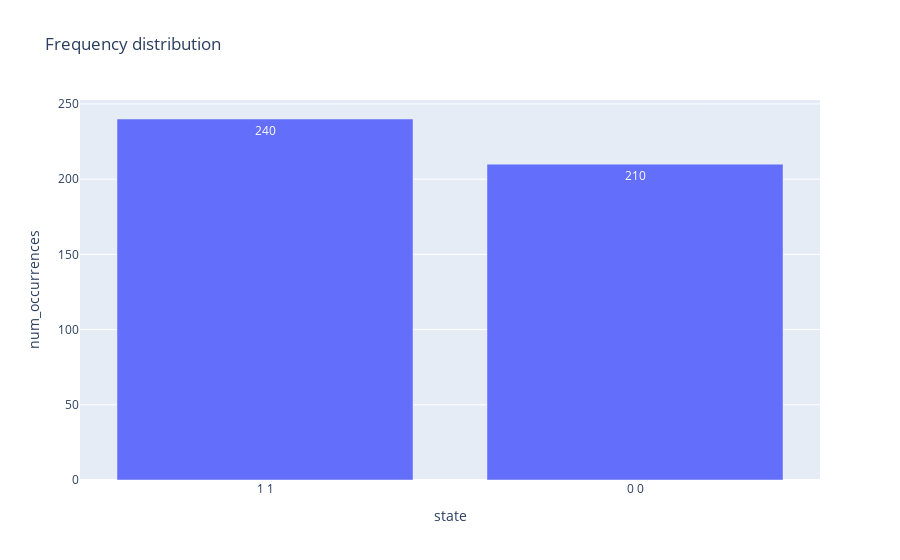

Notebook code cell kept with this figure:
### Code cell
sampleset_forward['state'] = sampleset_forward.apply(lambda row: f"{int((row[0]+1)/2)} {int((row[1]+1)/2)}", axis=1)
px.bar(sampleset_forward, x='state',y='num_occurrences', title='Frequency distribution', text='num_occurrences')

### Figure 1 — Plotly figure (JSON) as saved in the notebook; plotly's stock layout.template omitted (floating-point values rounded to 4 significant figures)
{"data": [{"alignmentgroup": "True", "hovertemplate": "state=%{x}<br>num_occurrences=%{text}<extra></extra>", "legendgroup": "", "marker": {"color": "#636efa", "pattern": {"shape": ""}}, "name": "", "offsetgroup": "", "orientation": "v", "showlegend": false, "text": [240, 210], "textposition": "auto", "type": "bar", "x": ["1 1", "0 0"], "xaxis": "x", "y": [240, 210], "yaxis": "y"}], "layout": {"barmode": "relative", "legend": {"tracegroupgap": 0}, "title": {"text": "Frequency distribution"}, "xaxis": {"anchor": "y", "domain": [0, 1], "title": {"text": "state"}}, "yaxis": {"anchor": "x", "domain": [0, 1], "title": {"text": "num_occurrences"}}}}
